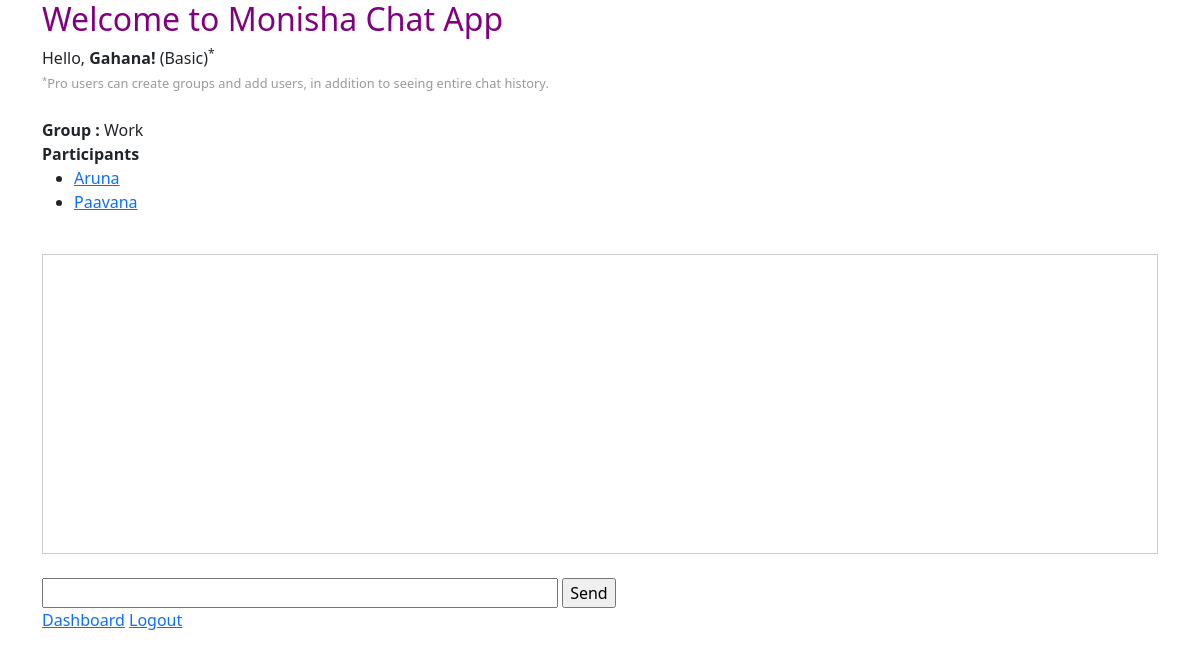
/chat/room/?room_name=Work (signed in), run on the app's committed database.
### users/models.py (models this page shows)
class User(AbstractUser):
    USER_TYPE = (
        ('basic', 'Basic User'),
        ('pro', 'Pro User'),
    )
    user_type = models.CharField(max_length=10, choices=USER_TYPE, default='basic')

### chat/models.py (models this page shows, shortened)
class Room(models.Model):
    name = models.CharField(max_length=100, unique=True)
    users = models.ManyToManyField(settings.AUTH_USER_MODEL, related_name='rooms', blank=True)

### chat/views.py (the view)
# urls.py: path("room/", views.room, name="room"),  # Remove the room_name parameter
def room(request):
    room_name = request.GET.get('room_name')
    if room_name:
        try:
            room = Room.objects.get(name=room_name)
            if request.user not in room.users.all():
                messages.error(request, "You do not have access to this room.")
                return redirect('chat:index')
            participants = room.users.all().exclude(username=request.user.username)
            return render(request, "chat/room.html", {
                "room_name": room_name,
                "participants": participants,
            })
        except Room.DoesNotExist:
            messages.error(request, f"Room '{room_name}' does not exist.")
            return redirect('chat:index')
    else:
        messages.error(request, "Room name is required.")
        return redirect('chat:index')

### chat/templates/chat/room.html (shortened to what this page needs)
{% extends 'base.html' %}
{% block content %}
    {% if user.is_authenticated %}
        Hello, <b>{{ user.username|capfirst|default:'Guest' }}!</b>
        {% if user.user_type == 'pro' %}
            (Pro)<sup>*</sup>
        {% else %}
            (Basic)<sup>*</sup>
        {% endif %}
        <br>
        <span style="color: #999; font-size: 0.8em;"><sup>*</sup>Pro users can create groups and add users, in addition to seeing entire chat history.</span><br><br>
        <b>Group :</b> {{room_name|capfirst}}<br>
        <b>Participants</b>
        <ul id="participant-list">
            {% for participant in participants %}
                <li>
                    <a href="{% url 'chat:direct_messages' %}?receiver={{ participant }}">{{ participant|capfirst }}</a>
                </li>
            {% empty %}
                <li>No other participants.</li>
            {% endfor %}
        </ul>
        <br>
        <div>
            <div id="chat-log" style="border: 1px solid #ccc; padding: 10px; height: 300px; overflow-y: auto;"></div><br>
            <div class="chat-input-container">
                <input id="chat-message-input" type="text" size="50">
                <input id="chat-message-submit" type="button" value="Send">
            </div>
        </div>
        <a href="{% url 'users:dashboard' %}">Dashboard</a>
        <a href="#" onclick="logout()">Logout</a>&nbsp;
    {% else %}
        <h5>You can access this page only if you are logged in.</h5>
        <a href="{% url 'users:dashboard' %}">Dashboard</a>
    {% endif %}
{% endblock %}

### data on the page
User: username "Gahana"
Room: name "Work"
User: username "Aruna"
User: username "Paavana"
